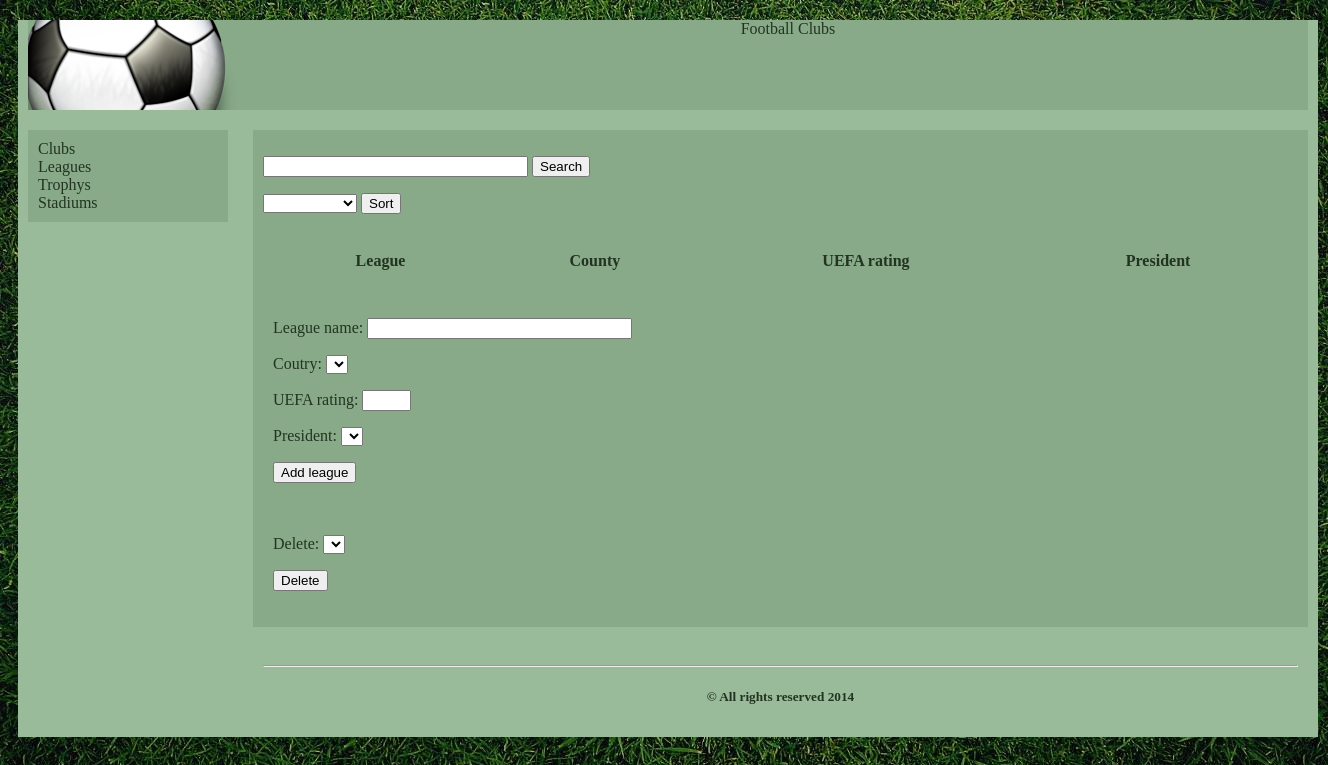
The page /football-clubs.org/www/leagues/index.php on the database as committed earlier.
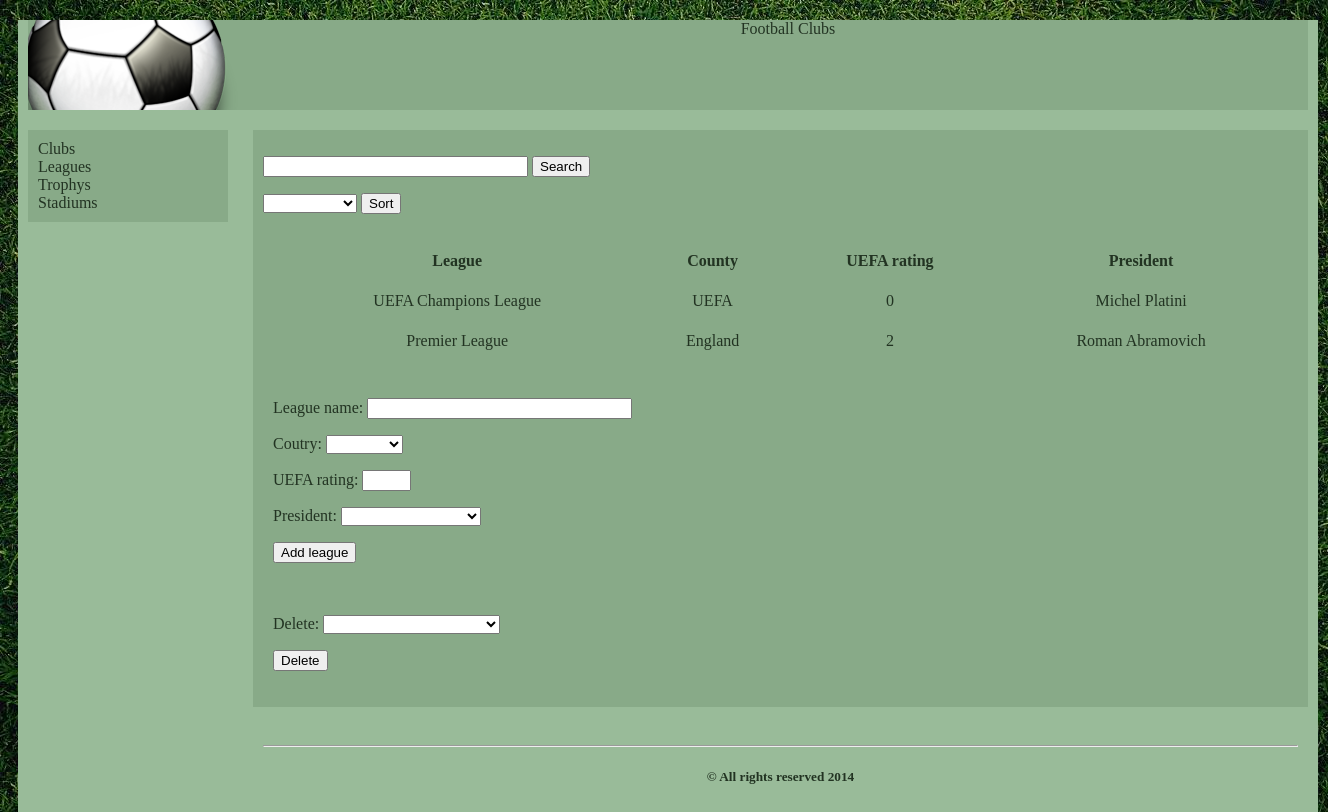
The same page on the database as committed later.
### tables this page shows
CREATE TABLE IF NOT EXISTS `leagues` (
  `id` int(4) unsigned NOT NULL AUTO_INCREMENT,
  `name` char(40) NOT NULL,
  `country_id` int(4) unsigned NOT NULL,
  `uefa_rating` int(11) NOT NULL,
  `president_id` int(4) unsigned NOT NULL,
  PRIMARY KEY (`id`),
  UNIQUE KEY `id` (`id`),
  UNIQUE KEY `id_2` (`id`),
  KEY `country_id` (`country_id`),
  KEY `president_id` (`president_id`)
);

CREATE TABLE IF NOT EXISTS `countries` (
  `id` int(4) unsigned NOT NULL AUTO_INCREMENT,
  `name` char(30) NOT NULL,
  `population` int(11) NOT NULL,
  PRIMARY KEY (`id`),
  UNIQUE KEY `id` (`id`)
);

CREATE TABLE IF NOT EXISTS `presidents` (
  `id` int(4) unsigned NOT NULL AUTO_INCREMENT,
  `name` char(30) NOT NULL,
  `birthday` date NOT NULL,
  PRIMARY KEY (`id`),
  UNIQUE KEY `id` (`id`)
);

### football-clubs.org/www/leagues/info.php (called while the page is built, shortened)
<?php
require('output.php');
require('input.php');
?>

### football-clubs.org/www/leagues/input.php (the view, shortened to what this page needs)
<div class="input">
	<form class="input" action="" method="POST">
		<p>League name: <input type="text" name="nameLeague" size="30"></p>
		<p>Coutry:
		<select name="countryId" size="1">
			<option value=""></option>
			<?php
				$sql = "SELECT `countries`.`id`,`countries`.`name` FROM `countries` ORDER BY `countries`.`name` ASC";
				$result_id = mysql_query($sql);
				while($row = mysql_fetch_assoc($result_id)){
	 				echo '<option value="' . $row['id'] . '">' . $row['name'] . '</option>';
				}
			?>
		</select></p>
		<p>UEFA rating: <input type="text" name="rating" size="3"></p>
		<p>President:
		<select name="presidentId" size="1">
			<option value=""></option>
			<?php
				$sql = "SELECT `presidents`.`id`,`presidents`.`name` FROM `presidents` ORDER BY `presidents`.`name` ASC";
				$result_id = mysql_query($sql);
				while($row = mysql_fetch_assoc($result_id)){
	 				echo '<option value="' . $row['id'] . '">' . $row['name'] . '</option>';
				}
			?>
		</select></p>
		<input type="submit" name="send" value="Add league">
	</form>
</div>
<div class="delete">
	<form class="delete" action="" method="POST">
		<p>Delete:
		<select name="leagueId" size="1">
			<option value=""></option>
			<?php
				$sql = "SELECT `leagues`.`id`,`leagues`.`name` FROM `leagues` ORDER BY `leagues`.`name` ASC";
				$result_id = mysql_query($sql);
				while($row = mysql_fetch_assoc($result_id)){
	 				echo '<option value="' . $row['id'] . '">' . $row['name'] . '</option>';
				}
			?>
		</select></p>
		<input type="submit" name="delete" value="Delete">
	</form>
</div>

### football-clubs.org/www/leagues/output.php (shortened to what this page needs)
<form class="search" action="" method="POST">
		<p><input type="text" name="search" size="30">
		<input type="submit" name="Search" value="Search"></p>
</form>
<form class="sort" action="" method="POST">
		<select name="sort" size="1">
			<option value=""></option>
			<option value="l.`name`">Name</option>
		</select>
		<input type="submit" name="sorded" value="Sort"></p>
</form>
<table>
	<tr>
		<th>
		League
		</th>
		<th>
		County
		</th>
		<th>
		UEFA rating
		</th>
		<th>
		President
		</th>
	</tr>
	<?php
		$search = $_POST['search'];
		$sort = $_POST['sort'];
		if ($sort !='') {
			$sql = "SELECT l.`name`,co.`name`,l.`uefa_rating`,p.`name`
					FROM `leagues` AS l
					INNER JOIN `countries` AS co,`presidents` AS p
        			WHERE l.`country_id` = co.`id`
       					AND l.`president_id` = p.`id`
       					AND l.`name` LIKE '%$search%' ORDER BY $sort;";
		}
		else{
			$sql = "SELECT l.`name`,co.`name`,l.`uefa_rating`,p.`name`
					FROM `leagues` AS l
					INNER JOIN `countries` AS co,`presidents` AS p
        			WHERE l.`country_id` = co.`id`
       					AND l.`president_id` = p.`id`
       					AND l.`name` LIKE '%$search%';";
		}
		$result_id = mysql_query($sql);
		while($row = mysql_fetch_row($result_id)){
			echo "<tr>";
			 	echo "<td>" . $row[0] . "</td>";
			 	echo "<td>" . $row[1] . "</td>";
				echo "<td>" . $row[2] . "</td>";
				echo "<td>" . $row[3] . "</td>";
			echo "</tr>";
		}
	?>
</table>

Rows that differ between the two databases and show on the page:
added leagues: name "UEFA Champions League", country.name "UEFA", uefa_rating "0", president.name "Michel Platini"
added leagues: name "Premier League", country.name "England", uefa_rating "2", president.name "Roman Abramovich"
